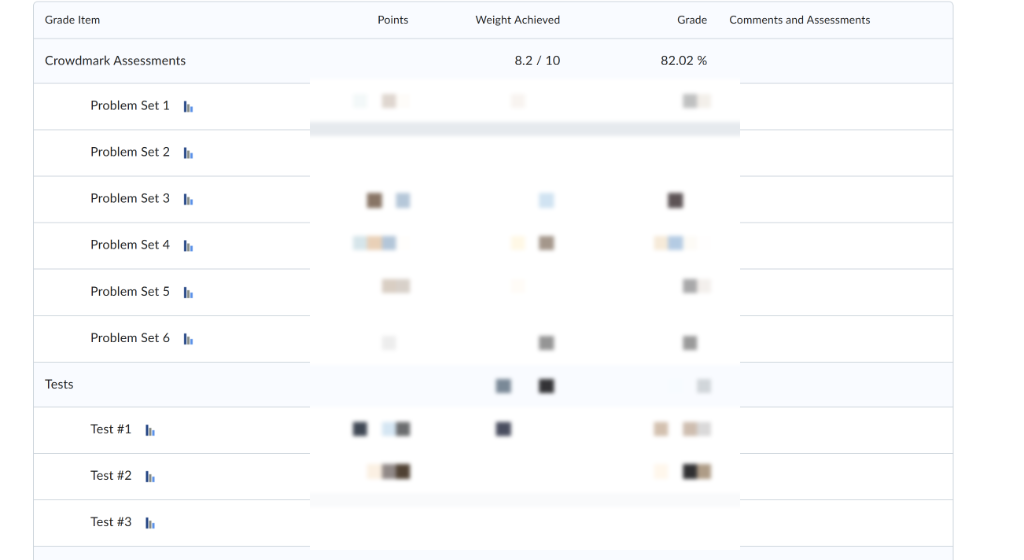
#> input picture docs/assets/screenshots/grades-breakdown.png, 1024 x 560 px, found by its file name
$ python mask_grades.py
#> lines starting #> are read from the running program, lines starting #| are printed output that depends on the picture
from PIL import Image, ImageFilter

def pixelate_region(im, box, pixel_size=12):
    region = im.crop(box)
    small = region.resize(
        (max(1, region.width // pixel_size), max(1, region.height // pixel_size)),
        resample=Image.Resampling.NEAREST
    )
    pixelated = small.resize(region.size, Image.Resampling.NEAREST)
    # Apply a light blur over pixelation for smooth aesthetics
    pixelated = pixelated.filter(ImageFilter.GaussianBlur(radius=2))
    im.paste(pixelated, box)

# 1. Mask grades-breakdown.png
im = Image.open('docs/assets/screenshots/grades-breakdown.png').convert('RGB')
#> im is the input picture: PIL image 1024x560 RGB; mean R, G, B 250.6, 251.1, 252.1
# Box covering Points, Weight Achieved, and Grade numbers
# Keep header intact (y from 65 to 550), mask numbers (x from 310 to 740)
pixelate_region(im, (310, 65, 740, 550), pixel_size=14)
#> in pixelate_region, `region = im.crop(box)`:
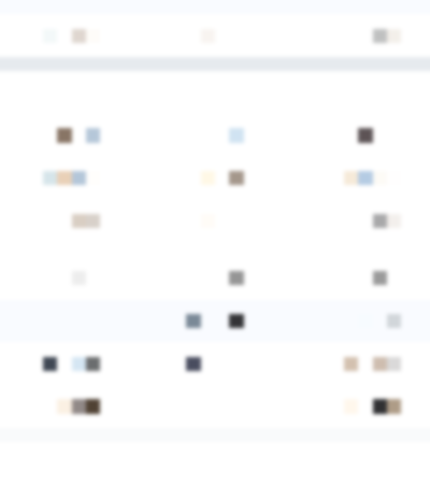
#> region: PIL image 430x485 RGB; mean R, G, B 250.6, 250.8, 251.4
im.save('docs/assets/screenshots/grades-breakdown.png')
print('grades-breakdown.png masked successfully!')

# 2. Check if other images have any sensitive info
# settings-courses.png: blur instructor userids (x from 60 to 220, y from 60 to 450)
im_set = Image.open('docs/assets/screenshots/settings-courses.png').convert('RGB')
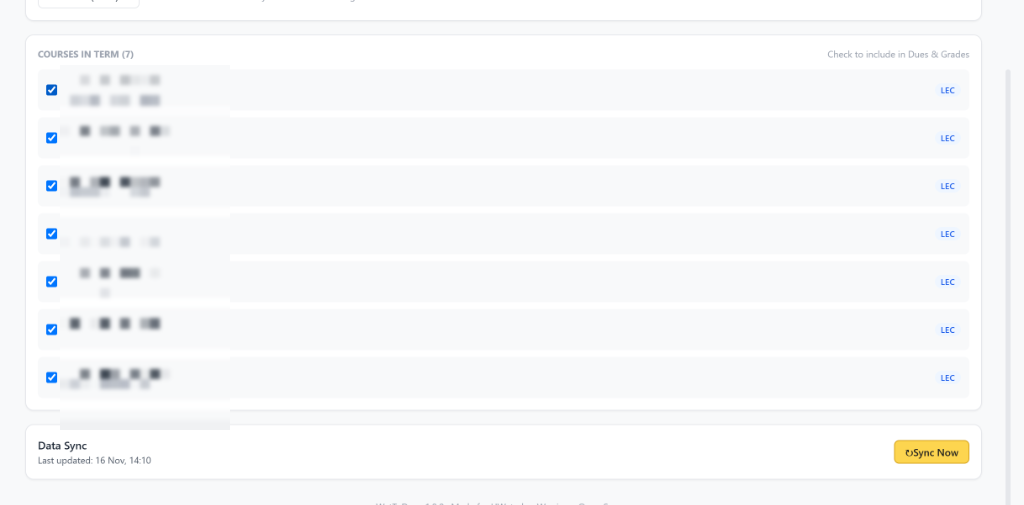
#> input picture docs/assets/screenshots/settings-courses.png, 1024 x 505 px, found by its file name
#> im_set is the input picture: PIL image 1024x505 RGB; mean R, G, B 248.2, 249, 249.7
# Mask the user ID / section line underneath each course title
# In settings, each course item has title at y, and subtitle (e.g. CHEM220_sblavery_1269) right below
pixelate_region(im_set, (60, 65, 230, 430), pixel_size=10)
#> call 2 of pixelate_region, with box = (60, 65, 230, 430), pixel_size = 10
#> in pixelate_region (call 2), `region = im.crop(box)`:
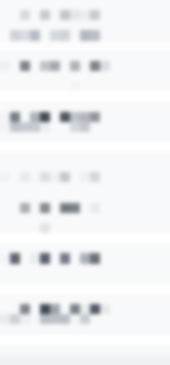
#> region: PIL image 170x365 RGB; mean R, G, B 241.4, 242.6, 244
#> in pixelate_region (call 2), `small = region.resize( (max(1, region.width // pixel_size), max(1, reg..`:
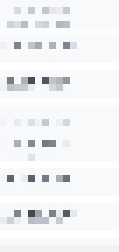
#> small: PIL image 17x36 RGB (shown 7 times larger); mean R, G, B 241.4, 242.6, 244.1
im_set.save('docs/assets/screenshots/settings-courses.png')
print('settings-courses.png masked successfully!')
